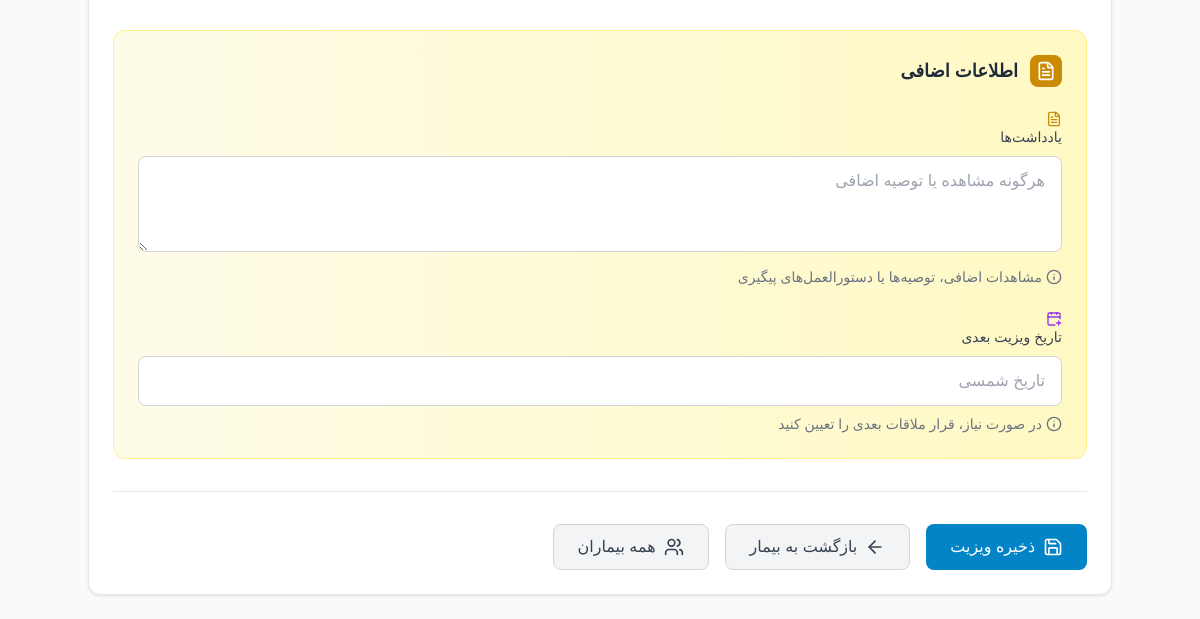
The page /patients/1/visit/ (lower part) on the database as committed earlier.
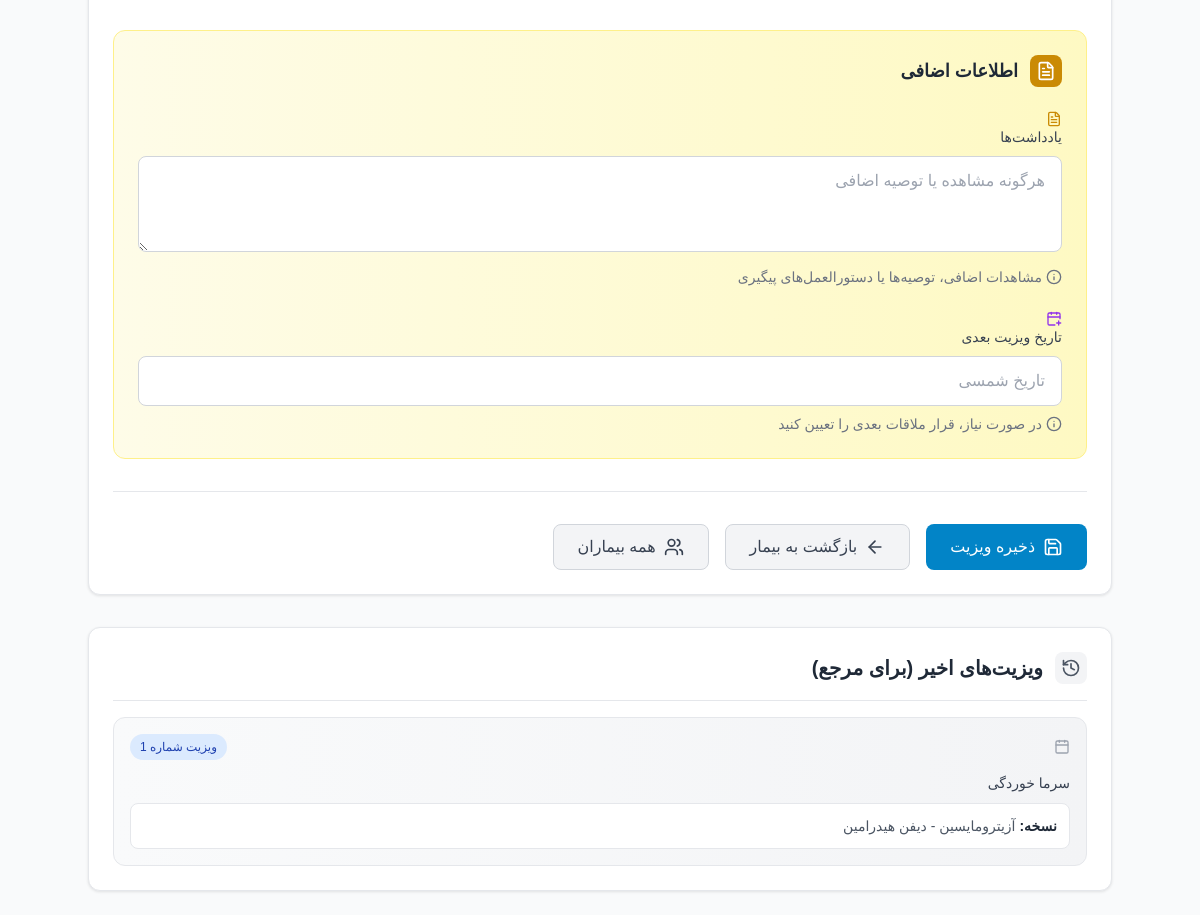
The same page on the database as committed later.
### patients/models.py (models this page shows, shortened)
class Visit(models.Model):
    patient = models.ForeignKey(Patient, on_delete=models.CASCADE, related_name='visits')
    visit_date = models.DateTimeField(auto_now_add=True)
    diagnosis = models.TextField()
    prescription = models.TextField(blank=True)
    notes = models.TextField(blank=True)
    next_visit_date = models.DateField(null=True, blank=True)
    created_at = models.DateTimeField(auto_now_add=True)
    updated_at = models.DateTimeField(auto_now=True)
    class Meta:
        ordering = ['-visit_date']

### patients/views.py (the view)
# urls.py: path('patients/<int:patient_id>/visit/', views.add_visit, name='add_visit'),
def add_visit(request, patient_id):
    patient = get_object_or_404(Patient, id=patient_id)
    if request.method == 'POST':
        form = VisitForm(request.POST)
        if form.is_valid():
            visit = form.save(commit=False)
            visit.patient = patient
            visit.save()
            messages.success(request, f'سابقه ویزیت برای {patient.full_name} اضافه شد!')
            return redirect('patient_detail', patient_id=patient.id)
    else:
        form = VisitForm()
    context = {
        'form': form,
        'patient': patient,
    }
    return render(request, 'add_visit.html', context)

### patients/forms.py
class VisitForm(forms.ModelForm):
    class Meta:
        model = Visit
        fields = ['diagnosis', 'prescription', 'notes', 'next_visit_date']
        widgets = {
            'diagnosis': forms.Textarea(attrs={'class': 'form-input', 'rows': 4, 'placeholder': 'شرح وضعیت، علائم و یافته\u200cهای بیمار'}),
            'prescription': forms.Textarea(attrs={'class': 'form-input', 'rows': 4, 'placeholder': 'لیست داروها، دوزها و دستورات'}),
            'notes': forms.Textarea(attrs={'class': 'form-input', 'rows': 3, 'placeholder': 'هرگونه مشاهده یا توصیه اضافی'}),
            'next_visit_date': forms.DateInput(attrs={'class': 'form-input', 'type': 'date'}),
        }
    def __init__(self, *args, **kwargs):
        super().__init__(*args, **kwargs)
        self.fields['diagnosis'].required = True

### patients/models.py (called while the page is built)
    @property
    def full_name(self):
        return f"{self.first_name} {self.last_name}"

    @property
    def age(self):
        from datetime import date
        today = date.today()
        return today.year - self.birth_date.year - ((today.month, today.day) < (self.birth_date.month, self.birth_date.day))

### templates/add_visit.html (shortened to what the changed rows need)
{% extends 'base.html' %}
{% load static %}
{% load jalali %}
{% block content %}
<div class="max-w-5xl mx-auto">
    {% if patient.visits.all %}
    <div class="card mt-8">
        <div class="card-header">
            <h3 class="text-xl font-semibold text-gray-800 flex items-center">
                <div class="w-8 h-8 bg-gray-100 rounded-lg flex items-center justify-center ml-3">
                    <i data-lucide="history" class="w-5 h-5 text-gray-600"></i>
                </div>
                ویزیت‌های اخیر (برای مرجع)
            </h3>
        </div>
        <div class="space-y-4">
            {% for visit in patient.visits.all|slice:":3" %}
            <div class="bg-gradient-to-r from-gray-50 to-gray-100 border border-gray-200 rounded-xl p-4 hover:shadow-sm transition-shadow duration-200">
                <div class="flex items-center justify-between mb-3">
                    <span class="text-sm font-semibold text-gray-800 flex items-center">
                        <i data-lucide="calendar" class="w-4 h-4 ml-2 text-gray-400"></i>
                    </span>
                    <span class="badge badge-info">
                        ویزیت شماره {{ forloop.revcounter }}
                    </span>
                </div>
                <div class="space-y-2">
                    <p class="text-sm text-gray-700 leading-relaxed">{{ visit.diagnosis|truncatewords:25 }}</p>
                    {% if visit.prescription %}
                    <div class="bg-white rounded-lg p-3 border border-gray-200">
                        <p class="text-sm text-gray-600">
                            <span class="font-semibold text-gray-800">نسخه:</span> {{ visit.prescription|truncatewords:20 }}
                        </p>
                    </div>
                    {% endif %}
                </div>
            </div>
            {% endfor %}
        </div>
    </div>
    {% endif %}
</div>
{% block extra_js %}
<link rel="stylesheet" href="https://cdn.jsdelivr.net/npm/persian-datepicker@1.2.0/dist/css/persian-datepicker.min.css">
{% endblock %}
{% endblock %}

Rows that differ between the two databases and show on the page:
added Visit: diagnosis "سرما خوردگی", prescription "آزیترومایسین - دیفن هیدرامین"
Other text that changed with them:
text now shown: "ویزیت‌های اخیر (برای مرجع)"
